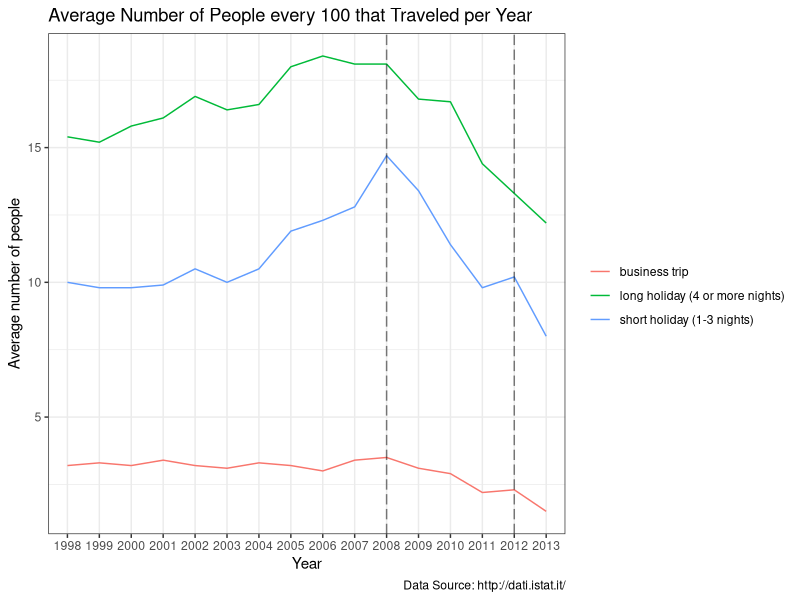

R code for this plot:
library(tidyverse)

theme_set(theme_bw())
data <- read.csv("processed_data/1.historical_data_1998_2013_type_of_journey.csv")

data %>%
  ggplot(aes(x = factor(Year), y = Avg.People.Per.Quarter, group = Travel.Type)) +
  geom_line(aes(color = Travel.Type)) +
  geom_vline(xintercept = 11, linetype = "longdash", color = "black", alpha = 0.5) +
  geom_vline(xintercept = 15, linetype = "longdash", color = "black", alpha = 0.5) +
  # geom_text(aes(x = 10.5, label = "Finalcial Crisis", y = 7.5), color = "black", size = 5) +
  # geom_text(aes(x = 14.5, label = "Spending Review", y = 5), color = "black", size = 5) +
  labs(
    title = "Average Number of People every 100 that Traveled per Year",
    caption = "Data Source: http://dati.istat.it/",
    x = "Year",
    y = "Average number of people",
    color = ""
  )
  # geom_errorbar(aes(ymin = Avg.People.Per.Quarter-Sd.People.Per.Quarter, ymax = Avg.People.Per.Quarter+Sd.People.Per.Quarter))
